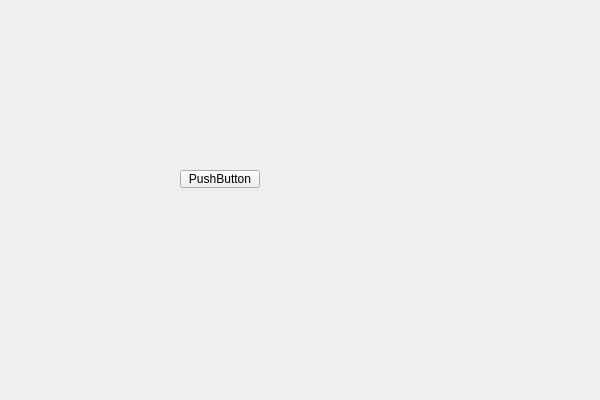
<?xml version="1.0" encoding="UTF-8"?>
<ui version="4.0">
 <class>EditUIElementsClass</class>
 <widget class="QWidget" name="EditUIElementsClass">
  <property name="geometry">
   <rect>
    <x>0</x>
    <y>0</y>
    <width>600</width>
    <height>400</height>
   </rect>
  </property>
  <property name="windowTitle">
   <string>EditUIElements</string>
  </property>
  <widget class="QPushButton" name="pushButton">
   <property name="geometry">
    <rect>
     <x>180</x>
     <y>170</y>
     <width>80</width>
     <height>18</height>
    </rect>
   </property>
   <property name="text">
    <string>PushButton</string>
   </property>
  </widget>
 </widget>
 <layoutdefault spacing="6" margin="11"/>
 <resources/>
 <connections/>
</ui>
